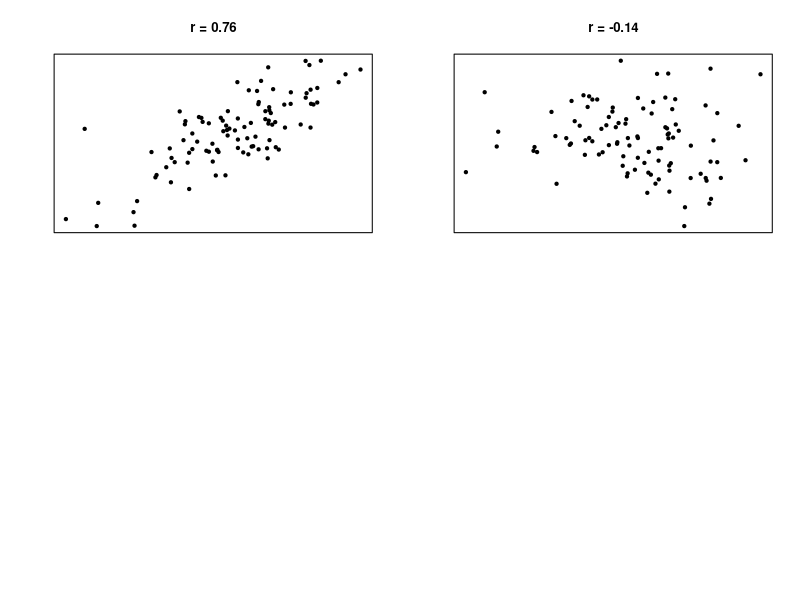

Recreate this plot in R. (Note: this script raises an error after producing the figure.)
## ---- chunk 1
#| code-fold: true

layout(matrix(c(1, 1,2, 2,3, 3, 4, 4), nrow = 2, byrow = TRUE)) 
set.seed(42)
n <- 100

x1 <- rnorm(n)
y1 <- x1+rnorm(n)
y2 <- rnorm(n)
y4 <- abs(x1+rnorm(n))^2

plot(x1, y1, main = paste("r = ", round(cor(x1, y1), 2), sep = "")
     , xaxt = 'n', yaxt = 'n', xlab = "", ylab = "", pch = 20)
plot(x1, y2, main = paste("r = ", round(cor(x1, y2), 2), sep = "")
     , xaxt = 'n', yaxt = 'n', xlab = "", ylab = "", pch = 20)
plot(x1, y3, main = paste("r = ", round(cor(x1, y3), 2), sep = "")
     , xaxt = 'n', yaxt = 'n', xlab = "", ylab = "", pch = 20)
plot(x1, y4, main = paste("r = ", round(cor(x1, y4), 2), sep = "")
     , xaxt = 'n', yaxt = 'n', xlab = "", ylab = "", pch = 20)

layout(1)

## ---- chunk 2
#| code-fold: true
# P-Value distribution ---------------------------------------------------- 
layout(matrix(c(1,2,3), nrow = 1)) 

effects <- c(0, .1, .3) 

for (i in effects) { 
  effect <- i 
  n <- 100 
  pvalues <- (replicate(1000, t.test(rnorm(100), rnorm(100, i))$p.value)) 
  power <- round(pwr::pwr.t.test(n = n, d = i, power = NULL, alternative = "two.sided")$power, 3) 
  
  hist(pvalues
       , xlab = "P-Werte"
       , ylab = "Anzahl"
       , main = paste("Effektstärke d = ", i, "\nPower = ", power, sep = "") 
       , xlim = c(0, 1)
       , yaxt = 'n') 
  } 

layout(1)
## ---- chunk 3
#| code-fold: true

# mean(replicate(1000, mean(replicate(6, cor.test(rnorm(50), rnorm(50))$p.value) < .05) > 0)) # 26.7%
set.seed(1)
n <- 100

layout(matrix(c(1:6), nrow = 2)) 
for (i in 1:6) {
  x <- rnorm(n)
  y <- rnorm(n)
  
  plot(x, y
       , main = paste("r(", n-2, ") = ", round(cor(x,y), 3), ", p = ", round(print(cor.test(x,y)$p.value), 3), sep = "")
       , pch = 20, yaxt = 'n', xaxt = 'n', xlab = "", ylab = "")
}
layout(1)
## ---- chunk 4
#| code-fold: true

# P-Value Convergence ----------------------------------------------------- 
imax <- seq(5, 1000, 10) 
p0 <- NULL 
p1 <- NULL 
p2 <- NULL 

for (i in imax) { 
  
  set.seed(42) 
  
  ds0 <- MASS::mvrnorm(n = i, mu = c(0,0), Sigma = matrix(c(1, 0, 0, 1), nrow = 2)) 
  ds1 <- MASS::mvrnorm(n = i, mu = c(0,0), Sigma = matrix(c(1, .05, .05, 1), nrow = 2)) 
  ds2 <- MASS::mvrnorm(n = i, mu = c(0,0), Sigma = matrix(c(1, .1, .1, 1), nrow = 2)) 
  
  p0 <- c(p0, cor.test(ds0[, 1], ds0[, 2])$p.value) 
  p1 <- c(p1, cor.test(ds1[, 1], ds1[, 2])$p.value) 
  p2 <- c(p2, cor.test(ds2[, 1], ds2[, 2])$p.value) 
  
} 

plot( y = p0, x = imax, type = "l", col = "grey", xlab = "Stichprobengröße (Anzahl der Beobachtungen)", ylab = "P-Wert") 
lines(y = p1, x = imax, col = "orange") 
lines(y = p2, x = imax, col = "red") 
abline(h = .05, lty = 2)
legend("topright", c("r = 0", "r = .05", "r = .1"), col = c("grey", "orange", "red"), lty = 1)
